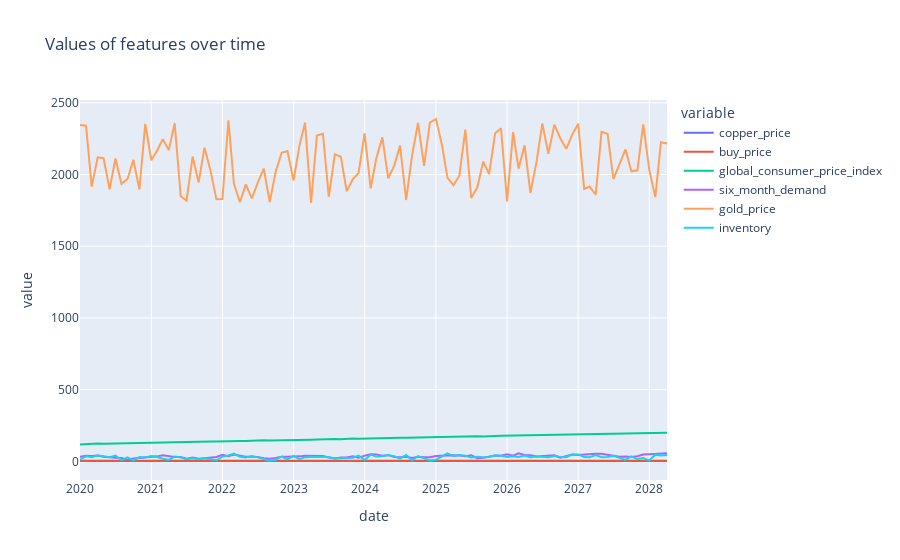

The notebook cell saved with this chart:
### Markdown cell above
## Data visualization

### Code cell
fig = px.line(df, x='date', y=df.columns[1:], title="Values of features over time")
fig.show()
